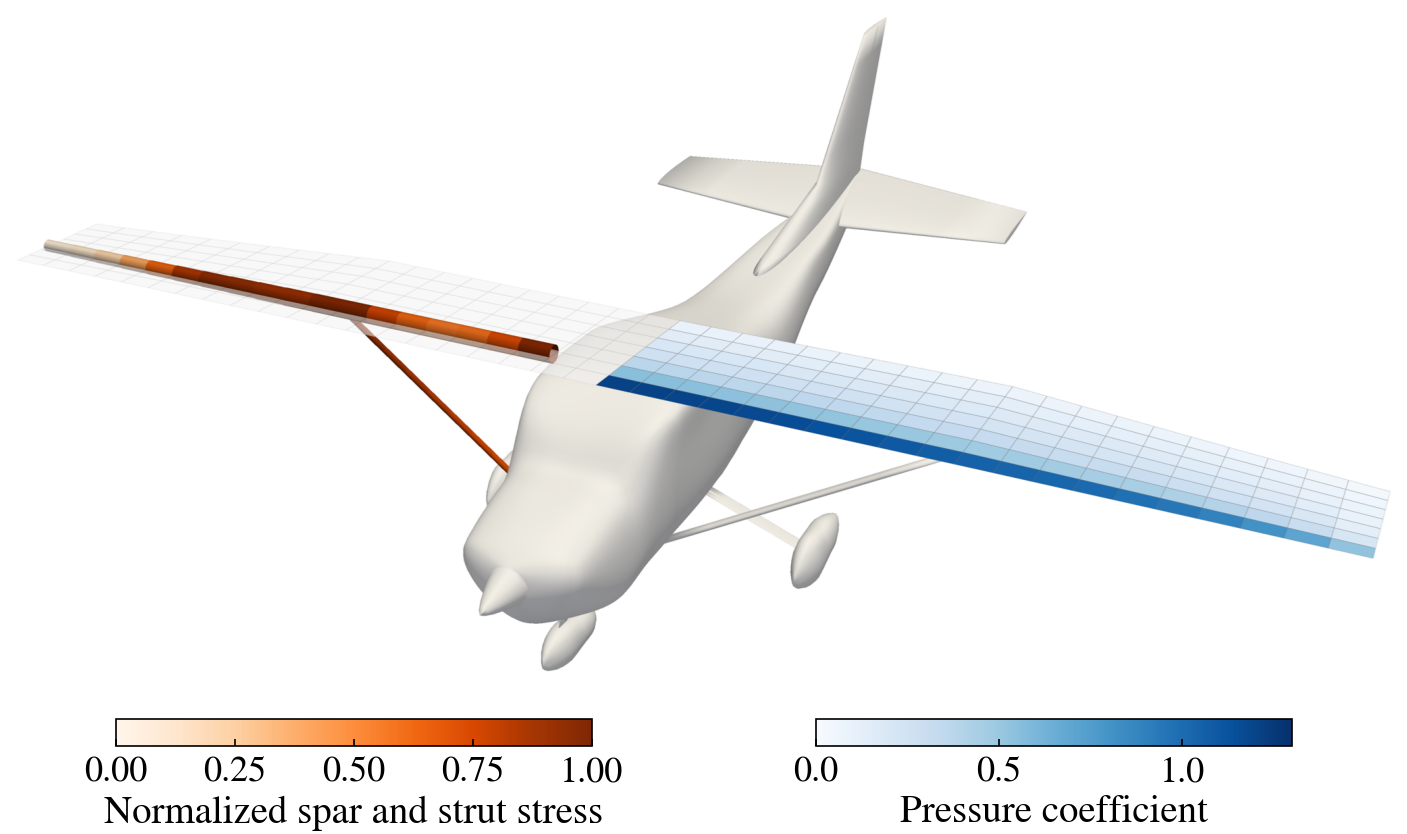

Reproduce this figure in Python.
"""Problem figure: a 3D view of the optimal strut-braced wing on the Cessna 182 airframe,
split at the root: the left semispan shows the vortex lattice colored by the pressure
coefficient (the aerodynamics), and the right semispan shows the spar and strut tubes
colored by their von Mises stress at the design load, relative to yield (the structure).
Rendered off screen with PyVista, then labeled with matplotlib. Reads cessna_problem.npz
(from problem_data.py)."""

import os
import numpy as np
import pyvista as pv
import matplotlib.pyplot as plt
from matplotlib.colors import Normalize
from matplotlib.cm import ScalarMappable

plt.rcParams.update({"font.family": "STIXGeneral", "mathtext.fontset": "stix", "font.size": 14,
                     "xtick.labelsize": 13, "axes.linewidth": 0.6, "xtick.direction": "in", "pdf.fonttype": 42})

HERE = os.path.dirname(os.path.abspath(__file__))
d = np.load(os.path.join(HERE, "cessna_problem.npz"))

mesh, cp = d["mesh_opt"], d["cp_opt"]      # (nx, ny, 3) nodes, (nx-1, ny-1) panels
y_elem, radius = d["y_elem"], d["radius"]   # spar elements, left then right spar
spar_mesh, y_spar_node = d["spar_mesh"], d["y_spar_node"]   # spar nodes, left then right spar
spar_stress = d["sigma_spar_mpa_opt"] / float(d["sigma_yield"])
strut_mesh, strut_stress = d["strut_mesh"][1], d["sigma_strut_mpa_opt"][1] / float(d["sigma_yield"])  # right strut
cmap_aero, cmap_struct = "Blues", "Oranges"
cp_norm = Normalize(0.0, float(np.ceil(cp.max() * 10) / 10))
sigma_norm = Normalize(0.0, 1.0)


def lattice(mesh, cells):
    """PolyData of the panels (i, j) with cells[i, j] True."""
    nx, ny, _ = mesh.shape
    faces = [[4, i * ny + j, i * ny + j + 1, (i + 1) * ny + j + 1, (i + 1) * ny + j]
             for i in range(nx - 1) for j in range(ny - 1) if cells[i, j]]
    return pv.PolyData(mesh.reshape(-1, 3), np.array(faces).ravel())


def tube(nodes, radii, stress):
    """One cylinder per element between consecutive nodes, colored by its stress."""
    cylinders = []
    for p0, p1, r, s in zip(nodes[:-1], nodes[1:], radii, stress):
        cyl = pv.Cylinder(center=0.5 * (p0 + p1), direction=p1 - p0, radius=r,
                          height=np.linalg.norm(p1 - p0), resolution=40, capping=False)
        cyl.cell_data["sigma"] = np.full(cyl.n_cells, s)
        cylinders.append(cyl)
    return pv.merge(cylinders)


panel_y = 0.25 * (mesh[:-1, :-1, 1] + mesh[1:, :-1, 1] + mesh[:-1, 1:, 1] + mesh[1:, 1:, 1])
left = panel_y < 0
aero = lattice(mesh, left)
aero.cell_data["Cp"] = cp[left]
skin = lattice(mesh, ~left)

# the right spar, from its root fitting to the tip, and the right strut, from its fuselage fitting to the spar
right = y_elem > 0
spar = tube(spar_mesh[y_spar_node > 0], radius[right], spar_stress[right])
strut = tube(strut_mesh, np.full(len(strut_mesh) - 1, float(d["strut_radius"])), strut_stress)

# the STL is in feet; scale to meters and place it under the wing, as in cessna.py. It includes
# both struts; the right one is drawn from the structural model instead, so remove it from the STL
airframe = pv.read(os.path.join(HERE, "cessna182_no_wing.stl"))
airframe = airframe.scale(0.3048, inplace=False).translate((-1.4, 0.0, -0.9), inplace=False)
centers = airframe.cell_centers().points
stl_strut = (centers[:, 1] > 0.65) & (centers[:, 0] > -0.2) & (centers[:, 0] < 0.7) & (centers[:, 2] > -1.3)
airframe = airframe.remove_cells(np.where(stl_strut)[0])

pv.global_theme.font.family = "times"
plotter = pv.Plotter(off_screen=True, window_size=(2800, 1500))
plotter.set_background("white")
plotter.enable_anti_aliasing("ssaa")
plotter.add_mesh(airframe, color="white", smooth_shading=True, specular=0.0, diffuse=0.7, ambient=0.3, show_scalar_bar=False)
plotter.add_mesh(aero, scalars="Cp", cmap=cmap_aero, clim=(cp_norm.vmin, cp_norm.vmax), show_edges=True,
                 edge_color="#6f6f6f", line_width=0.6, show_scalar_bar=False, lighting=False)
plotter.add_mesh(skin, color="#f2f2f2", opacity=0.55, show_edges=True, edge_color="#9a9a9a", line_width=0.6,
                 lighting=False)
for part in (spar, strut):
    plotter.add_mesh(part, scalars="sigma", cmap=cmap_struct, clim=(0, 1), smooth_shading=True, show_scalar_bar=False)

# camera ahead of and above the left wing, looking aft at the airframe
plotter.camera_position = "iso"
center = np.array([0.6, -0.3, -0.3])
az, el, distance = np.radians(205), np.radians(28), 14.5
direction = np.array([np.cos(el) * np.cos(az), np.cos(el) * np.sin(az), np.sin(el)])
plotter.camera_position = [tuple(center + distance * direction), tuple(center), (0.0, 0.0, 1.0)]
plotter.camera.view_angle = 30
image = plotter.screenshot(return_img=True, transparent_background=False)
plotter.close()

# crop the white margins
rows = np.where((image < 250).any(axis=(1, 2)))[0]
cols = np.where((image < 250).any(axis=(0, 2)))[0]
pad = 20
image = image[max(rows[0] - pad, 0):rows[-1] + pad, max(cols[0] - pad, 0):cols[-1] + pad]

h, w = image.shape[:2]
fig = plt.figure(figsize=(7, 7 * h / w * 1.0 + 0.55))
ax = fig.add_axes([0, 0.55 / (7 * h / w + 0.55), 1, 7 * h / w / (7 * h / w + 0.55)])
ax.imshow(image)
ax.axis("off")

# the camera sees the right (structure) semispan on the left of the image
for left_edge, mappable, label in (
        (0.08, ScalarMappable(sigma_norm, cmap_struct), "Normalized spar and strut stress"),
        (0.58, ScalarMappable(cp_norm, cmap_aero), "Pressure coefficient")):
    cax = fig.add_axes([left_edge, 0.06, 0.34, 0.035])
    cb = fig.colorbar(mappable, cax=cax, orientation="horizontal")
    cb.outline.set_linewidth(0.6)
    cb.ax.tick_params(length=2.5, width=0.6)
    cb.set_label(label, fontsize=14, labelpad=2)

fig.savefig(os.path.join(HERE, "fig_problem_render.pdf"), bbox_inches="tight", pad_inches=0.02, dpi=300)
fig.savefig(os.path.join(HERE, "fig_problem_render.png"), bbox_inches="tight", pad_inches=0.02, dpi=200)
plt.show()
